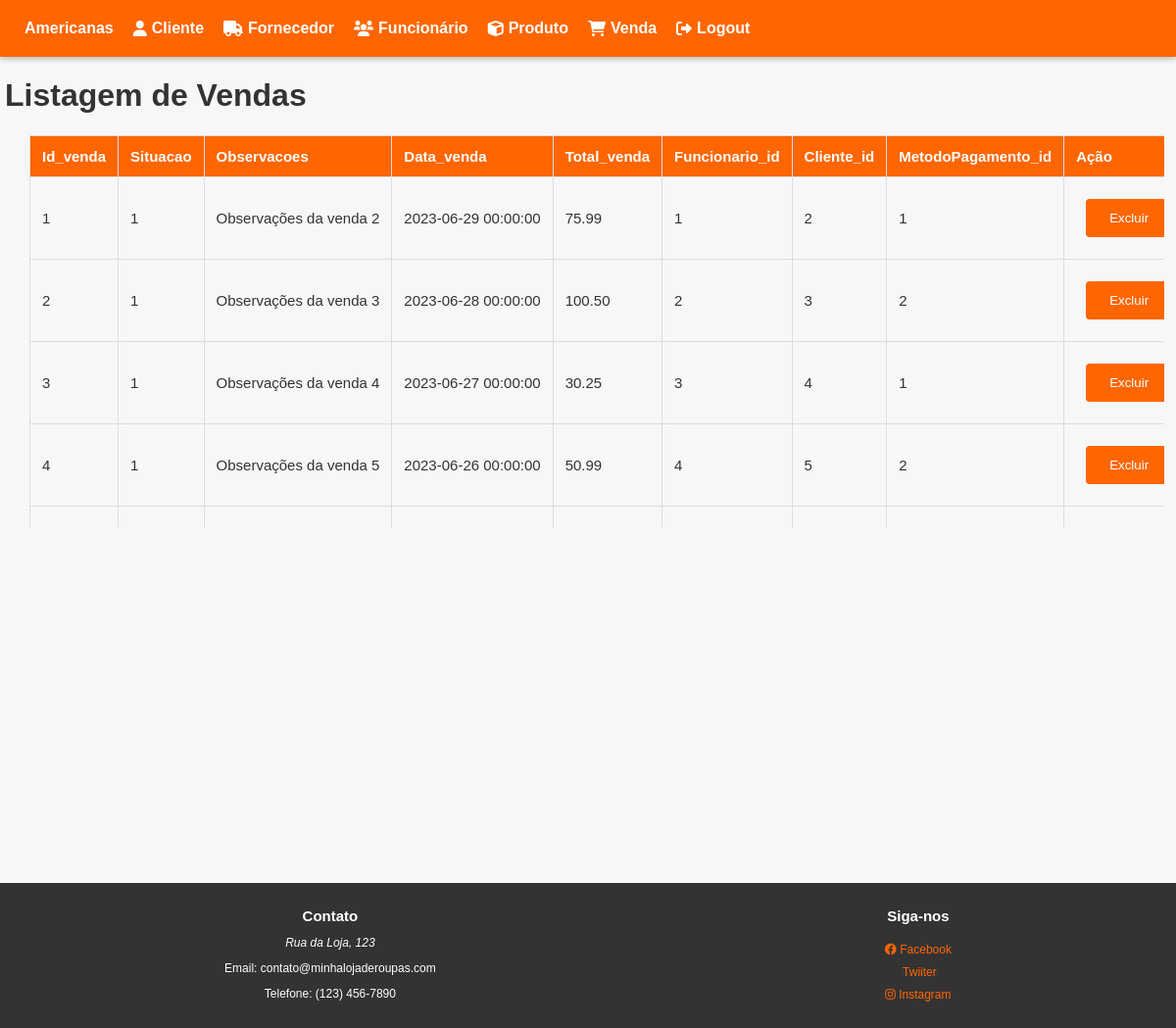
Screenshot of /View/Venda/Lista.php (signed in) with the database file from the repository.
### tables this page shows
CREATE TABLE venda (
	id_venda integer auto_increment primary key,
	situacao boolean,
	observacoes varchar(5000),
	data_venda datetime,
	total_venda decimal (10,2),
	funcionario_id integer,
	cliente_id integer,
	metodoPagamento_id integer
);

### DataBase/DAOVenda.php (called while the page is built, shortened)
<?php
class DAOVenda
{
    public function listaTodos()
    {
        $sql = 'SELECT * FROM venda;';
        $pst = Conexao::getPreparedStatement($sql);
        $pst->execute();
        $lista = $pst->fetchAll(PDO::FETCH_ASSOC);
        return $lista;
    }
}
?>

### DataBase/Conexao.php (called while the page is built)
<?php
class conexao
{
    private static $dsn = 'mysql:host=localhost;dbname=gico';
    private static $usuario = 'root';
    private static $senha = 'root';
    private static $conexao = null;
    public static function getConexao(): PDO
    {
        if (Conexao::$conexao == null) {
            try {
                conexao::$conexao = new PDO(conexao::$dsn, conexao::$usuario, conexao::$senha);
            } catch (PDOException $e) {
                echo $e->getMessage();
            }
        }
        return conexao::$conexao;
    }
    public static function getPreparedStatement($sql): PDOStatement
    {
        $pst = null;
        if (conexao::getConexao() != null) {
            try {
                $pst = conexao::$conexao->prepare($sql);
            } catch (PDOException $e) {
                echo $e->getMessage();
            }
        }
        return $pst;
    }
}
?>

### View/Venda/Lista.php (the view, shortened to what this page needs)
<?php
require_once BASE . '/View\Header.php';
?>
<!DOCTYPE html>
<html lang="en">
<head>
    <link rel="stylesheet" href=".\..\..\Css\style.css">
</head>
<body>
    <h1>Listagem de Vendas</h1>
    <div class="table-wrapper">
        <table>
            <tr>
                <th>Id_venda</th>
                <th>Situacao</th>
                <th>Observacoes</th>
                <th>Data_venda</th>
                <th>Total_venda</th>
                <th>Funcionario_id</th>
                <th>Cliente_id</th>
                <th>MetodoPagamento_id</th>
                <th>Ação</th>
            </tr>
            <?php
            require_once BASE . '/Database/DAOVenda.php';
            require_once BASE . '/Database/Conexao.php';
            $daoVenda = new DaoVenda();
            $lista = $daoVenda->listaTodos();
            foreach ($lista as $venda) {
                echo '<tr>';
                echo '<td>' . $venda['id_venda'] . '</td>';
                echo '<td>' . $venda['situacao'] . '</td>';
                echo '<td>' . $venda['observacoes'] . '</td>';
                echo '<td>' . $venda['data_venda'] . '</td>';
                echo '<td>' . $venda['total_venda'] . '</td>';
                echo '<td>' . $venda['funcionario_id'] . '</td>';
                echo '<td>' . $venda['cliente_id'] . '</td>';
                echo '<td>' . $venda['metodoPagamento_id'] . '</td>';
                ?>
                <td>
                    <form action="delete.php" method="post">
                        <button>Excluir</button>
                    </form>
                </td>
                <?php
                echo '</tr>';
            }
            ?>
        </table>
    </div>
</body>
<?php
require_once BASE . '/View\Footer.php';
?>
</html>

### Css/style.css (style rules this page uses)
body { font-family: Arial, sans-serif; background-color: #f7f7f7; color: #333; margin: 0; padding: 0; }
form { margin: 10px; }
table { border-collapse: collapse; margin: 0px 30px 20px 30px; font-size: 15px; width: 100%; min-width: max-content; }
table, th, td { border: 1px solid #ddd; }
th, td { padding: 12px; text-align: left; }
th { background-color: #ff6600; color: #fff; position: sticky; top: 0px; }
.table-wrapper { max-height: 400px; overflow-y: scroll; margin-bottom: 50px; width: 99%; }
button { background-color: #ff6600; color: #fff; border: none; padding: 12px 24px; border-radius: 4px; cursor: pointer; transition: background-color 0.3s ease; }
h1 { margin-left: 5px; }

### Css/Menu.css (style rules this page uses)
html.full-height { height: 100%; }
body.flex-column { display: flex; flex-direction: column; min-height: 100vh; }

### rows the page displays
venda: id_venda "1", situacao "1", observacoes "Observações da venda 2", data_venda "2023-06-29 00:00:00", total_venda "75.99", funcionario "1", cliente "2", metodoPagamento "1"
venda: id_venda "2", situacao "1", observacoes "Observações da venda 3", data_venda "2023-06-28 00:00:00", total_venda "100.50", funcionario "2", cliente "3", metodoPagamento "2"
venda: id_venda "3", situacao "1", observacoes "Observações da venda 4", data_venda "2023-06-27 00:00:00", total_venda "30.25", funcionario "3", cliente "4", metodoPagamento "1"
venda: id_venda "4", situacao "1", observacoes "Observações da venda 5", data_venda "2023-06-26 00:00:00", total_venda "50.99", funcionario "4", cliente "5", metodoPagamento "2"
